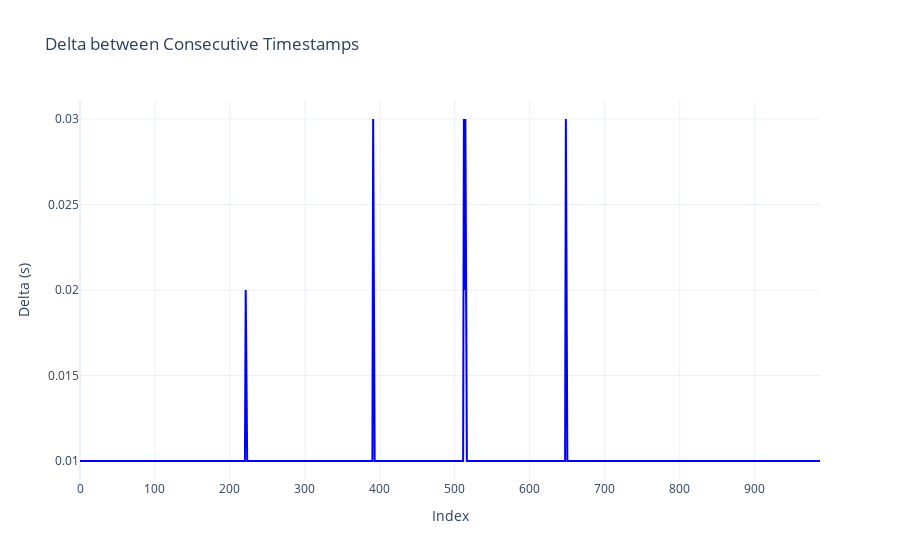

The cell this chart's notebook holds for it:
### Markdown cell above
## Simulation issues
It appears that my simulation data is not perfect and that there are some dropped messages. See the chart below for all occurrences of time steps that are greater than 0.01

### Code cell
# Find the maximum delta
max_delta = np.max(dts)

# Create a Plotly figure
fig = go.Figure()

# Add a line plot for deltas
fig.add_trace(
    go.Scatter(y=dts, mode="lines", name="Delta (s)", line=dict(color="blue"))
)

# Update layout for the plot
fig.update_layout(
    title="Delta between Consecutive Timestamps",
    xaxis_title="Index",
    yaxis_title="Delta (s)",
    template="plotly_white",
)

# Show the plot
fig.show()

# Find the indices where the delta is greater than 0.01
large_deltas_idx = np.where(dts > 0.010001)[0]  # In some cases dt is 0.0100000000001
print(f"Indices of deltas greater than 0.01: {large_deltas_idx}")

print(f"The maximum delta between consecutive timestamps is: {max_delta}")

### Figure 1 — Plotly figure (JSON) as saved in the notebook; plotly's stock layout.template omitted (floating-point values rounded to 4 significant figures; data arrays with more than 128 entries replaced by an {"elided": "..."} marker saying what was removed)
{"data": [{"line": {"color": "blue"}, "mode": "lines", "name": "Delta (s)", "type": "scatter", "y": {"elided": "988 float values"}}], "layout": {"title": {"text": "Delta between Consecutive Timestamps"}, "xaxis": {"title": {"text": "Index"}}, "yaxis": {"title": {"text": "Delta (s)"}}}}
